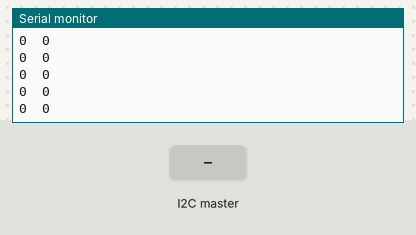
Recording of a sketch running on a simulated Arduino Uno, built with avr-gcc and run on an emulated ATmega328P. On the bench: the last lines printed to the serial monitor. Inputs (shaded band) come from the test bench. No radio packets arrive unless stated.

Above: at 1.3 s.
1.4 s: the I2C master sends the byte 1
At 1.46 s:
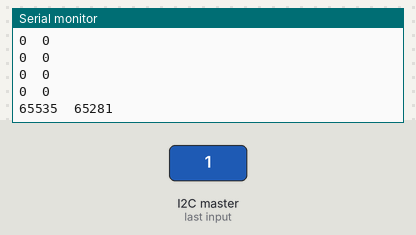
2.9 s: the I2C master sends the byte 0
At 2.92 s:
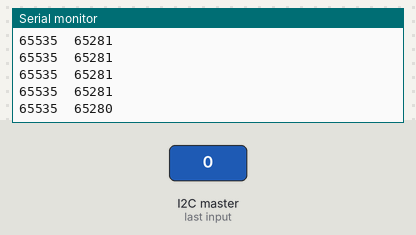
Timing chart, 0 to 5.9 s (numbered marks = the images above; inputs shaded):
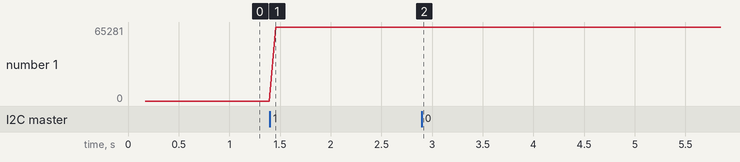

Measured:
- after the input at 1.4 s, the serial monitor: prints a new line after 0.06 s (image 1)
- after the input at 2.9 s, the serial monitor: prints a new line at once (image 2)
- plotted number 1: 0 → 65281 after the input at 1.4 s, 65281 → 65280 after the input at 2.9 s

The sketch:

I2C_Slave_rf95TX.ino
```cpp
#include"Wire.h"

union int_bytes {
  uint8_t b[4];
  struct yp {
    uint16_t y;
    uint16_t p;
  } yp;
} int_bytes;

#define DEBUG_OUT

// LoRa 9x_TX
// -*- mode: C++ -*-
// Example sketch showing how to create a simple messaging client (transmitter)
// with the RH_RF95 class. RH_RF95 class does not provide for addressing or
// reliability, so you should only use RH_RF95 if you do not need the higher
// level messaging abilities.
// It is designed to work with the other example LoRa9x_RX

#include <SPI.h>
#include <RH_RF95.h>

#define RFM95_CS 10
#define RFM95_RST 9
#define RFM95_INT 2

// Change to 434.0 or other frequency, must match RX's freq!
#define RF95_FREQ 868.0

// Singleton instance of the radio driver
RH_RF95 rf95(RFM95_CS, RFM95_INT);

void setup()
{
  while (!Serial);
  Serial.begin(9600);

  // Start the I2C Bus as Slave on address 9
  Wire.begin(12);
  // Attach a function to trigger when something is received.
  Wire.onReceive(receiveEvent);

  pinMode(RFM95_RST, OUTPUT);
  digitalWrite(RFM95_RST, HIGH);

  delay(100);

  Serial.println("Arduino LoRa TX Test!");

  // manual reset
  digitalWrite(RFM95_RST, LOW);
  delay(10);
  digitalWrite(RFM95_RST, HIGH);
  delay(10);

  while (!rf95.init()) {
    Serial.println("LoRa radio init failed");
    while (1);
  }
  Serial.println("LoRa radio init OK!");

  // Defaults after init are 434.0MHz, modulation GFSK_Rb250Fd250, +13dbM
  if (!rf95.setFrequency(RF95_FREQ)) {
    Serial.println("setFrequency failed");
    while (1);
  }
  Serial.print("Set Freq to: "); Serial.println(RF95_FREQ);

  // Defaults after init are 434.0MHz, 13dBm, Bw = 125 kHz, Cr = 4/5, Sf = 128chips/symbol, CRC on

  // The default transmitter power is 13dBm, using PA_BOOST.
  // If you are using RFM95/96/97/98 modules which uses the PA_BOOST transmitter pin, then
  // you can set transmitter powers from 5 to 23 dBm:
  rf95.setTxPower(23, false);
}

void loop()
{
  // Send a message to rf95_server

#ifdef DEBUG_OUT
  Serial.print(int_bytes.yp.p);
  Serial.print('\t');
  Serial.println(int_bytes.yp.y);
#endif

  rf95.send((uint8_t *)int_bytes.b, 4);

  rf95.waitPacketSent();
}

void receiveEvent(int bytes) {
  for (int i = 0; i < 4; i++) {
    int_bytes.b[i] = Wire.read();
  }
}
```
